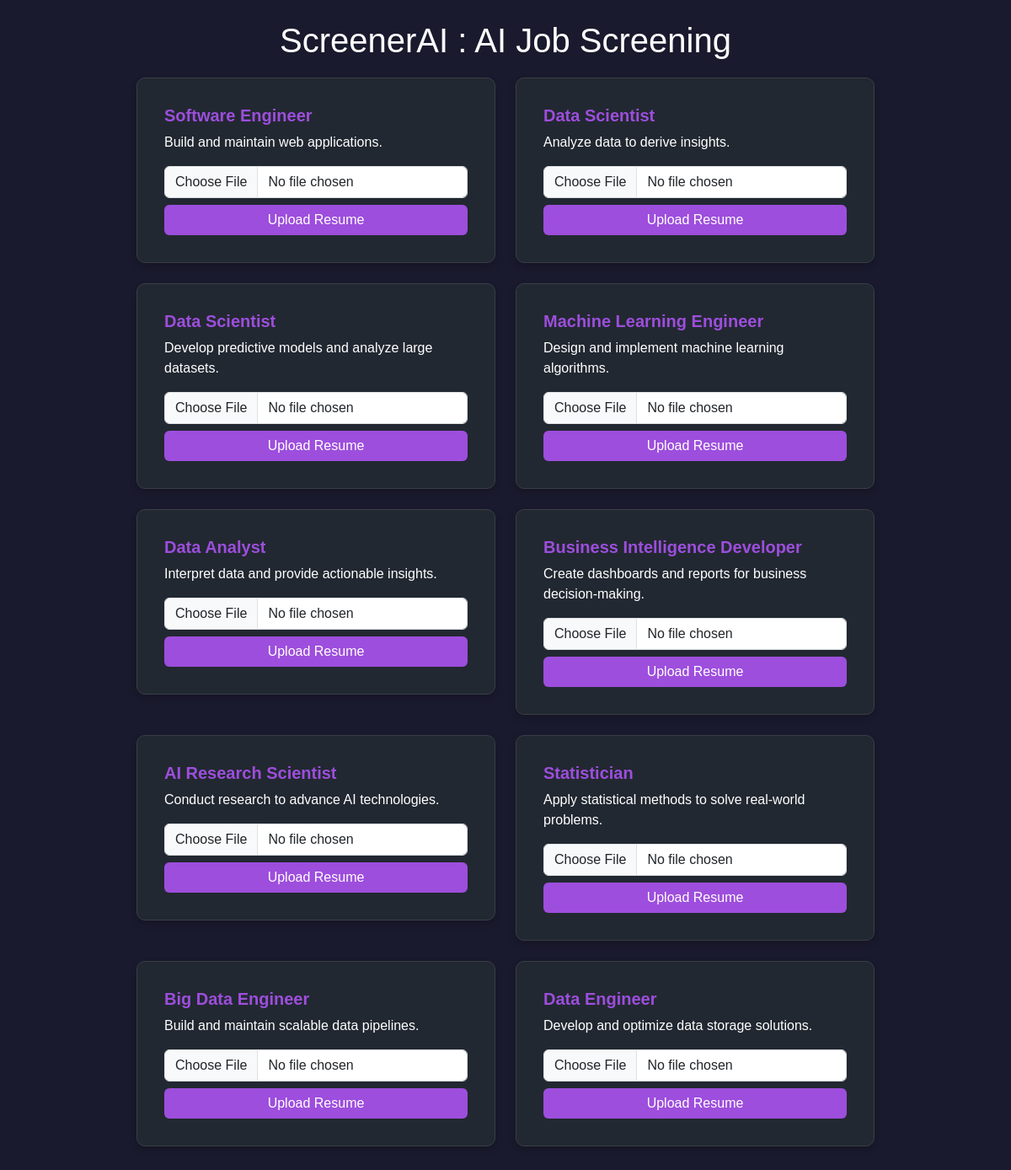
The page / on the database its author committed.
### tables this page shows
CREATE TABLE job_listings (
                          id INTEGER PRIMARY KEY, title TEXT, description TEXT);

### app.py (the view)
@app.route("/")
def home():
    job_listings = get_job_listings_from_db()
    return render_template("index.html", job_listings=job_listings)

### app.py (called while the page is built)
def connect_db():
    return sqlite3.connect("job_screening.db")

def get_job_listings_from_db():
    with connect_db() as conn:
        cursor = conn.cursor()
        cursor.execute("SELECT id, title, description FROM job_listings LIMIT 10")
        job_listings = [{"id": row[0], "title": row[1], "description": row[2]} for row in cursor.fetchall()]
    return job_listings

### templates/index.html (shortened to what this page needs)
<!DOCTYPE html>
<html lang="en">
<head>
    <link rel="stylesheet" href="https://cdn.jsdelivr.net/npm/bootstrap@5.3.0/dist/css/bootstrap.min.css">
</head>
<body>
    <div class="container py-4">
        <h1>ScreenerAI : AI Job Screening</h1>
        <div class="row">
            {% for job in job_listings %}
            <div class="col-md-6 mb-4">
                <div class="card p-3">
                    <div class="card-body">
                        <h5 class="card-title">{{ job.title }}</h5>
                        <p class="card-text">{{ job.description }}</p>
                        <form action="/upload_resume/{{ job.id }}" method="POST" enctype="multipart/form-data">
                            <div class="mb-2">
                                <input type="file" name="resume" accept=".txt,.pdf,.doc,.docx" required class="form-control">
                            </div>
                            <button type="submit" class="btn btn-primary w-100">Upload Resume</button>
                        </form>
                    </div>
                </div>
            </div>
            {% endfor %}
        </div>
    </div>
</body>
</html>

### templates/index.html (style rules this page uses)
body { background-color: #1a1a2e; color: #ffffff; font-family: 'Arial', sans-serif; }
.container { max-width: 900px; margin: auto; padding-top: 20px; }
.card { background: #222831; border: 1px solid #393e46; border-radius: 10px; box-shadow: 0 4px 8px rgba(0, 0, 0, 0.2); transition: transform 0.3s; }
.card-title { color: #9d4edd; font-weight: bold; }
.card-text { color: #ffffff; }
.btn-primary { background-color: #9d4edd; border: none; }
h1 { color: #ffffff; text-align: center; margin-bottom: 20px; }

### rows shown on the page
job_listings: title "Software Engineer", description "Build and maintain web applications."
job_listings: title "Data Scientist", description "Analyze data to derive insights."
job_listings: title "Data Scientist", description "Develop predictive models and analyze large datasets."
job_listings: title "Machine Learning Engineer", description "Design and implement machine learning algorithms."
job_listings: title "Data Analyst", description "Interpret data and provide actionable insights."
job_listings: title "Business Intelligence Developer", description "Create dashboards and reports for business decision-making."
job_listings: title "AI Research Scientist", description "Conduct research to advance AI technologies."
job_listings: title "Statistician", description "Apply statistical methods to solve real-world problems."
job_listings: title "Big Data Engineer", description "Build and maintain scalable data pipelines."
job_listings: title "Data Engineer", description "Develop and optimize data storage solutions."
